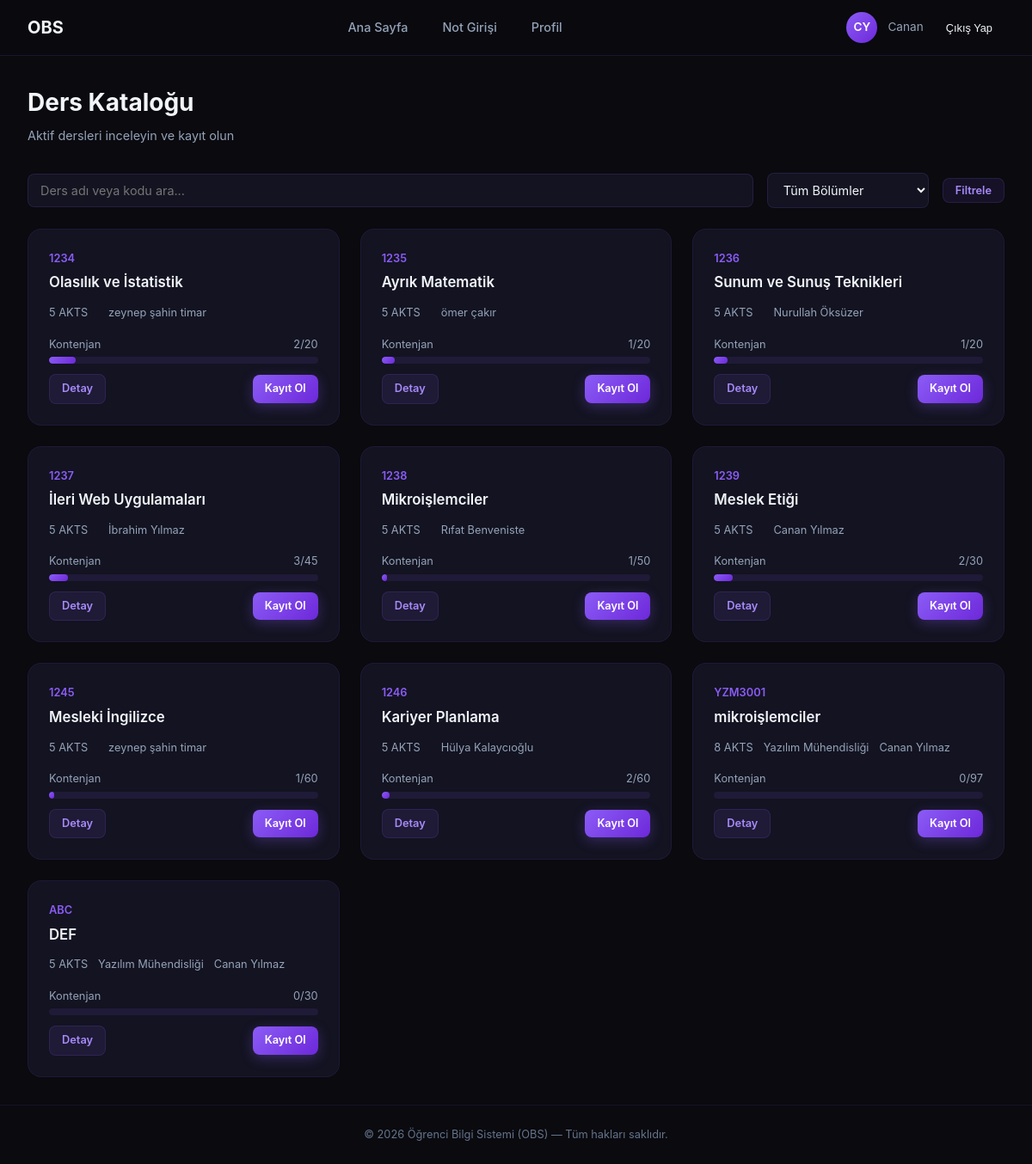
The app's page /courses/ (signed in) with its own data.
### core/models.py (models this page shows, shortened)
class User(AbstractUser):
    ROLE_CHOICES = (('admin', 'Admin'), ('teacher', 'Teacher'), ('student', 'Student'))
    role = models.CharField(max_length=10, choices=ROLE_CHOICES, default='admin')

class Course(models.Model):
    code = models.CharField(max_length=10)
    title = models.CharField(max_length=100)
    capacity = models.IntegerField()
    instructor = models.ForeignKey(Teacher, on_delete=models.CASCADE)
    ects_credit = models.IntegerField(default=5)
    is_active = models.BooleanField(default=True)
    department = models.ForeignKey(Department, on_delete=models.SET_NULL, null=True, blank=True)
    @property
    def is_full(self):
        count = getattr(self, 'enrolled_count', None)
        if count is None:
            count = self.enrollment_set.count()
        return count >= self.capacity

class Teacher(models.Model):
    user = models.OneToOneField(User, on_delete=models.CASCADE)
    staff_no = models.CharField(max_length=20)
    office_hour = models.CharField(max_length=100, null=True, blank=True)
    assigned_departments = models.ManyToManyField(Department, blank=True)

class Department(models.Model):
    name = models.CharField(max_length=100)
    building = models.CharField(max_length=100, null=True, blank=True)

### core/views.py (the view)
# urls.py: path('courses/', views.course_list, name='course_list'),
def course_list(request):
    search = request.GET.get('search', '')
    dept_filter = request.GET.get('department', '')
    courses = Course.objects.all().annotate(enrolled_count=Count('enrollment'))
    if search:
        courses = courses.filter(Q(title__icontains=search) | Q(code__icontains=search))
    if dept_filter:
        courses = courses.filter(department_id=dept_filter)
    departments = Department.objects.all()
    return render(request, 'core/courses/course_list.html', {
        'courses': courses,
        'search': search,
        'departments': departments,
        'dept_filter': dept_filter,
    })

### core/templates/core/courses/course_list.html (shortened to what this page needs)
{% extends 'base.html' %}
{% load static %}
{% block content %}
<div class="main-content">
    <div class="page-header">
        <div><h1>Ders Kataloğu</h1><p>Aktif dersleri inceleyin ve kayıt olun</p></div>
    </div>
    <form method="get" class="filter-bar">
        <input type="text" name="search" id="courseSearch" value="{{ search }}" placeholder="Ders adı veya kodu ara..." style="flex: 1; min-width: 200px;">
        <select name="department" onchange="this.form.submit()">
            <option value="">Tüm Bölümler</option>
        </select>
        <button type="submit" class="btn btn-secondary btn-sm">Filtrele</button>
    </form>
    <div class="grid grid-3">
        {% for course in courses %}
        <div class="course-card">
            <div class="course-code">{{ course.code }}</div>
            <div class="course-title">{{ course.title }}</div>
            <div class="course-meta">
                <span>{{ course.ects_credit }} AKTS</span>
                <span>{{ course.department.name }}</span>
                <span>{{ course.instructor.user.first_name|default:"—" }} {{ course.instructor.user.last_name|default:"" }}</span>
            </div>
            <div style="margin-bottom: 0.75rem;">
                <div style="display: flex; justify-content: space-between; font-size: 0.8rem; color: var(--text-secondary); margin-bottom: 4px;">
                    <span>Kontenjan</span>
                    <span>{{ course.enrolled_count }}/{{ course.capacity }}</span>
                </div>
                <div class="progress-bar">
                    {% widthratio course.enrolled_count course.capacity 100 as fill_pct %}
                    {% if course.is_full %}
                    <div class="progress-fill danger" style="--width: {{ fill_pct }}%"></div>
                    {% elif fill_pct|add:0 > 80 %}
                    <div class="progress-fill warning" style="--width: {{ fill_pct }}%"></div>
                    {% else %}
                    <div class="progress-fill" style="--width: {{ fill_pct }}%"></div>
                    {% endif %}
                </div>
            </div>
            <div class="course-card-footer">
    <a href="{% url 'course_detail' course.code %}" class="btn btn-secondary btn-sm">Detay</a>
    {% if user.is_authenticated %}
        {% if course.enrolled_count >= course.capacity %}
            <span class="badge badge-danger">Dolu</span>
        {% else %}
            <a href="{% url 'enroll_course' course.code %}" class="btn btn-primary btn-sm">Kayıt Ol</a>
        {% endif %}
    {% else %}
        <a href="{% url 'login' %}?next={% url 'enroll_course' course.code %}" class="btn btn-primary btn-sm">Giriş Yap ve Kayıt Ol</a>
    {% endif %}
</div>
        </div>
        {% empty %}
        <div class="card" style="grid-column: 1 / -1; text-align: center; padding: 3rem;">
            <p style="font-size: 1.1rem; color: var(--text-secondary);">Henüz aktif ders bulunmuyor.</p>
        </div>
        {% endfor %}
    </div>
</div>
{% endblock %}

### core/templates/base.html (shortened to what this page needs)
{% load static %}
<!DOCTYPE html>
<html lang="tr">
<head>
    <link rel="stylesheet" href="{% static 'css/style.css' %}">
</head>
<body>
    {% if user.is_authenticated %}
    {% if user.role|lower == 'teacher' or user.username == 'ibrahim' %}
        {% url 'teacher_dashboard' as home_url %}
    {% elif user.role|lower == 'admin' %}
        {% url 'admin_dashboard' as home_url %}
    {% else %}
        {% url 'ana_sayfa' as home_url %}
    {% endif %}
   <nav class="navbar">
    <div class="navbar-inner">
        <a href="{{ home_url }}" class="navbar-brand">
            <span>OBS</span>
        </a>
        <ul class="navbar-links" id="navLinks">
            <li>
                <a href="{{ home_url }}"
                   class="{% if request.path == home_url %}active{% endif %}">
                    Ana Sayfa
                </a>
            </li>
            {% if user.role|lower == 'teacher' or user.username == 'ibrahim' %}
                <li><a href="{% url 'teacher_courses' %}" class="{% if request.resolver_match.url_name == 'teacher_courses' %}active{% endif %}">Not Girişi</a></li>
            {% elif user.role|lower == 'admin' %}
                <li><a href="{% url 'admin_dashboard' %}" class="{% if request.resolver_match.url_name == 'admin_dashboard' %}active{% endif %}">Yönetim Paneli</a></li>
            {% endif %}
            <li><a href="{% url 'profile' %}" class="{% if request.resolver_match.url_name == 'profile' %}active{% endif %}">Profil</a></li>
        </ul>
        <div class="nav-user">
            <div class="nav-avatar">{{ user.first_name|first }}{{ user.last_name|first }}</div>
            <span class="nav-user-name">{{ user.first_name }}</span>
            <form action="{% url 'logout' %}" method="post" style="display:inline;">
                <button type="submit" class="btn-logout" style="background:none; border:none; color:inherit; cursor:pointer;">
                    Çıkış Yap
                </button>
            </form>
        </div>
    </div>
</nav>
    {% endif %}
    {% block content %}{% endblock %}
    {% if user.is_authenticated %}
    <footer class="footer">
        <p>© 2026 Öğrenci Bilgi Sistemi (OBS) — Tüm hakları saklıdır.</p>
    </footer>
    {% endif %}
</body>
</html>

### records on screen
User: first_name|first "C", last_name|first "Y", first_name "Canan"
Course: code "1234", title "Olasılık ve İstatistik", ects_credit "5", instructor.user.first_name "zeynep", instructor.user.last_name "şahin timar", enrolled_count "2", capacity "20", {{ fill_pct }} 10 (drawn), shows "Kayıt Ol"
Course: code "1235", title "Ayrık Matematik", ects_credit "5", instructor.user.first_name "ömer", instructor.user.last_name "çakır", enrolled_count "1", capacity "20", shows "Kayıt Ol"
Course: code "1236", title "Sunum ve Sunuş Teknikleri", ects_credit "5", instructor.user.first_name "Nurullah", instructor.user.last_name "Öksüzer", enrolled_count "1", capacity "20", shows "Kayıt Ol"
Course: code "1237", title "İleri Web Uygulamaları", ects_credit "5", instructor.user.first_name "İbrahim", instructor.user.last_name "Yılmaz", enrolled_count "3", capacity "45", {{ fill_pct }} 7 (drawn), shows "Kayıt Ol"
Course: code "1238", title "Mikroişlemciler", ects_credit "5", instructor.user.first_name "Rıfat", instructor.user.last_name "Benveniste", enrolled_count "1", capacity "50", {{ fill_pct }} 2 (drawn), shows "Kayıt Ol"
Course: code "1239", title "Meslek Etiği", ects_credit "5", instructor.user.first_name "Canan", instructor.user.last_name "Yılmaz", enrolled_count "2", capacity "30", {{ fill_pct }} 7 (drawn), shows "Kayıt Ol"
Course: code "1245", title "Mesleki İngilizce", ects_credit "5", instructor.user.first_name "zeynep", instructor.user.last_name "şahin timar", enrolled_count "1", capacity "60", {{ fill_pct }} 2 (drawn), shows "Kayıt Ol"
Course: code "1246", title "Kariyer Planlama", ects_credit "5", instructor.user.first_name "Hülya", instructor.user.last_name "Kalaycıoğlu", enrolled_count "2", capacity "60", {{ fill_pct }} 3 (drawn), shows "Kayıt Ol"
Course: code "YZM3001", title "mikroişlemciler", ects_credit "8", department.name "Yazılım Mühendisliği", instructor.user.first_name "Canan", instructor.user.last_name "Yılmaz", enrolled_count "0", capacity "97", shows "Kayıt Ol"
Course: code "ABC", title "DEF", ects_credit "5", department.name "Yazılım Mühendisliği", instructor.user.first_name "Canan", instructor.user.last_name "Yılmaz", enrolled_count "0", capacity "30", shows "Kayıt Ol"
